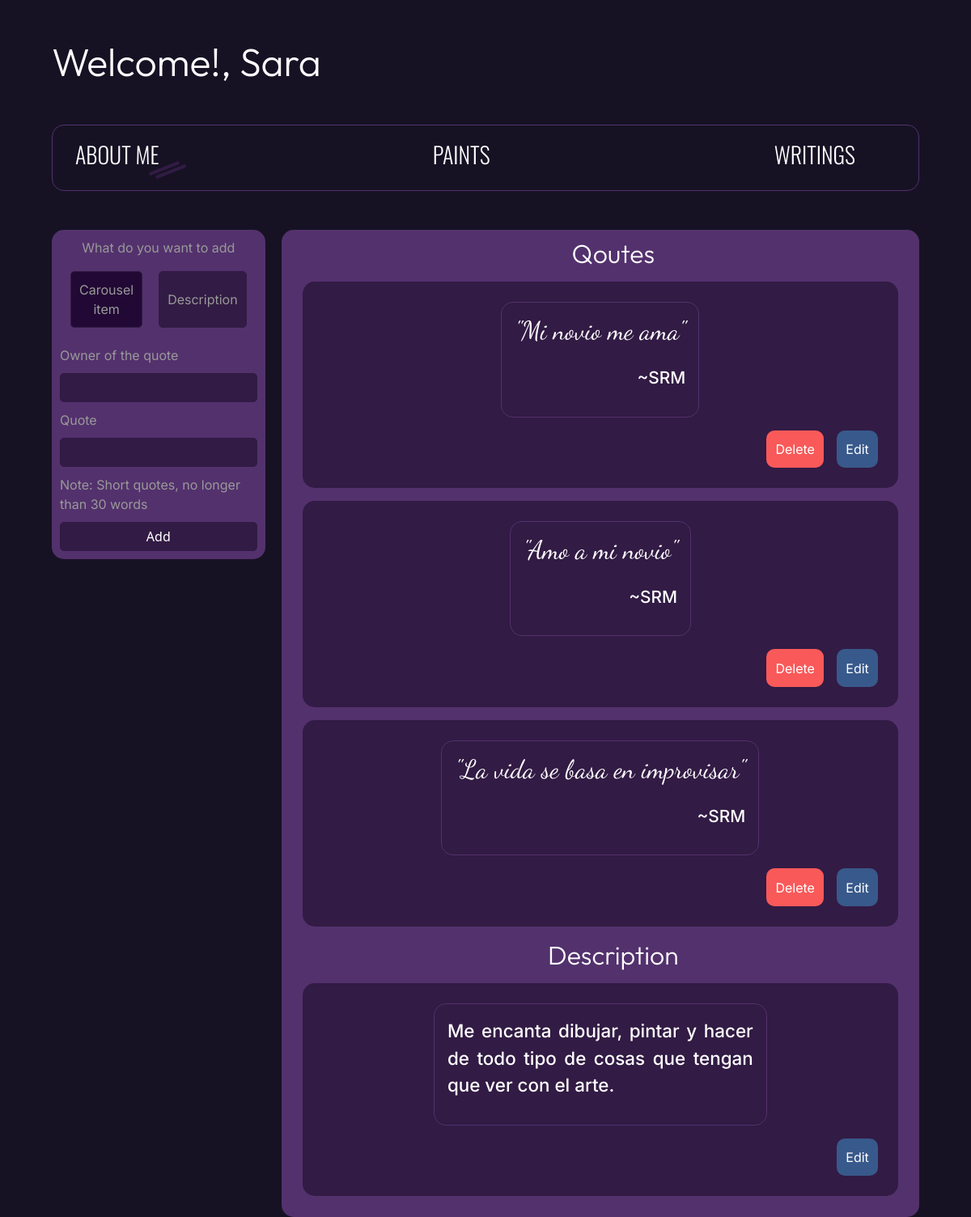
Screenshot of /dashboard/ (signed in) with the database file from the repository.
### sara_website/models.py (models this page shows)
class User(AbstractUser):
    pass

class abt_carousel(models.Model):
    num = models.IntegerField(default=1)
    owner = models.CharField(max_length=100)
    text = models.TextField(max_length=300)

class abt_description(models.Model):
    name = models.CharField(max_length=50, default="description")
    text = models.TextField(max_length=400)

### sara_website/views.py (the view)
# urls.py: path("dashboard/", views.dashboard, name="Dashboard"),
@login_required(login_url='login')
def dashboard(request):
    all_writings = writings.objects.all().order_by("-id")
    carousel_items = abt_carousel.objects.all().order_by("-id")
    about_me = abt_description.objects.get(name = "description")
    drawings = paints.objects.all().order_by("-id")
    return render(request, "dashboard.html", {
        'writings': all_writings,
        'carousel_items': carousel_items,
        'about_me': about_me,
        'paints': drawings
    })

### sara_website/templates/dashboard.html (shortened to what this page needs)
{% load static %}
<!DOCTYPE html>
<html lang="en">
<head>
    <link rel="stylesheet" href="{% static './CSS/styles.css' %}">
    <link href="https://cdn.jsdelivr.net/npm/bootstrap@5.3.0/dist/css/bootstrap.min.css" rel="stylesheet"
>
</head>
<body>
    <div class="dash-container">
        <h5>
            Welcome!, {{ user.username }}
        </h5>
        <nav id="nav" class="dash-nav brdr-light">
            <div class="container">
                <ul>
                    <li id="dash-abt">
                        <h3>About me</h3>
                        <div class="indicator" id="abt-dash-indi">
                            <div class="indi-1" id="abt-dash-indi-1"></div>
                            <div class="indi-2" id="abt-dash-indi-2"></div>
                        </div>
                    </li>
                    <li id="dash-pt">
                        <h3>Paints</h3>
                        <div class="indicator" id="pt-dash-indi">
                            <div class="indi-1" id="pt-dash-indi-1"></div>
                            <div class="indi-2" id="pt-dash-indi-2"></div>
                        </div>
                    </li>
                    <li id="dash-wrt">
                        <h3>Writings</h3>
                        <div class="indicator" id="wrt-dash-indi">
                            <div class="indi-1" id="wrt-dash-indi-1"></div>
                            <div class="indi-2" id="wrt-dash-indi-2"></div>
                        </div>
                    </li>
                </ul>
            </div>
        </nav>
        <main class="display-dashes">
            <div id="abt-me-dash" class="display grid-layout">
                <div class="item sidebar">
                    <div id="add">
                        <div class="abt-dash-selection">
                            <label>What do you want to add</label>
                            <div class="btn">
                                <button id="ca">Carousel item</button>
                                <button id="dc">Description</button>
                            </div>
                        </div>
                        <div id="carousel-add">
                            <form method="post" action="{% url 'add_carousel' %}">
                                <label>Owner of the quote</label>
                                <input type="text" name="owner">
                                <label>Quote</label>
                                <input type="text" name="text">
                                <div>
                                    <label>Note: Short quotes, no longer than 30 words</label>
                                </div>
                                <input type="submit" value="Add">
                            </form>
                        </div>
                    </div>
                </div>
                <div class="item existent-content">
                    <h2>Qoutes</h2>
                    {% for ca in carousel_items %}
                    <div class="card-j card-quotes">
                        <div class="card-content">
                            <h4>{{ ca.text }}</h4>
                            <p class="shadow-txt">~{{ ca.owner }}</p>
                        </div>
                        <div class="card-btns">
                            <a href="{% url 'delete' identifier='quotes' id=ca.pk %}" class="card-delete">Delete</a>
                            <a href="#" id="edit-carousel" class="card-edit" data-bs-toggle="modal"
                                data-bs-target="#carousel_{{ ca.id }}">Edit</a>
                        </div>
                    </div>
                    {% endfor %}
                    <h2>Description</h2>
                    <div class="card-j card-abt">
                        <div class="card-content">
                            <p>{{ about_me.text }}</p>
                        </div>
                        <div class="card-btns">
                            <a href="#" id="edit-description" class="card-edit" data-bs-toggle="modal"
                                data-bs-target="#about_{{ about_me.id }}">Edit</a>
                        </div>
                    </div>
                </div>
            </div>
        </main>
    </div>
</body>
</html>

### rows the page displays
User: username "Sara"
abt_carousel: text "\"Mi novio me ama\"", owner "SRM"
abt_carousel: text "\"Amo a mi novio\"", owner "SRM"
abt_carousel: text "\"La vida se basa en improvisar\"", owner "SRM"
abt_description: text "Me encanta dibujar, pintar y hacer de todo tipo de cosas que tengan que ver con el arte."
